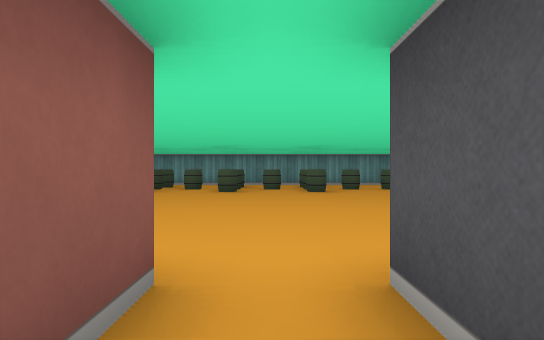
[1] (above)

16 first-person views from a walk through a cub3D maze. The camera is about half as high as the walls, looks level and sees 75° across. The floor is counted in squares. Each view is taken from the middle of a square. On the plan, view 1 faces up. The plan holds only what a view shows up to about 9 squares ahead; the rest is blank.

[2]
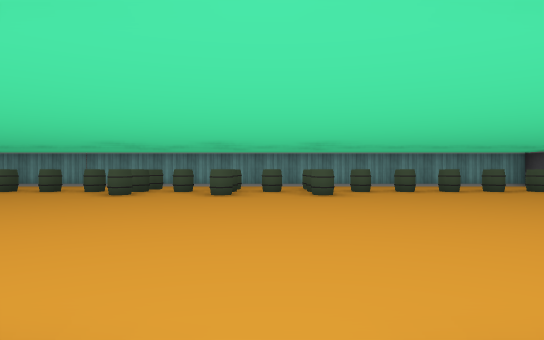

[3]
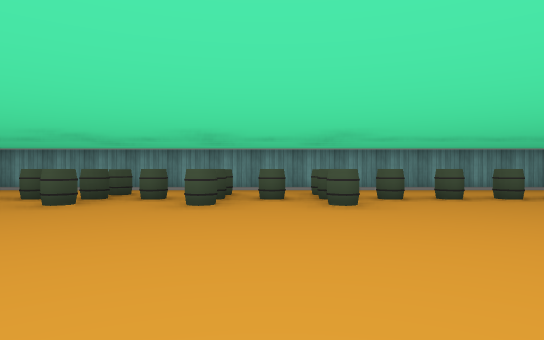

[4]
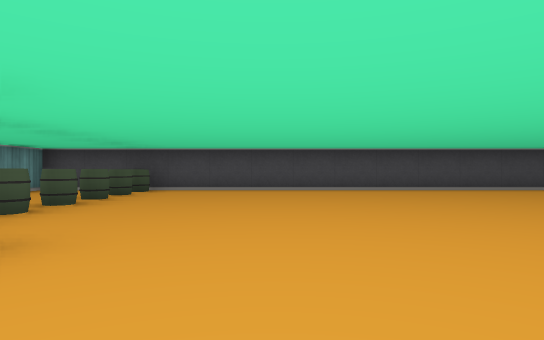

[5]
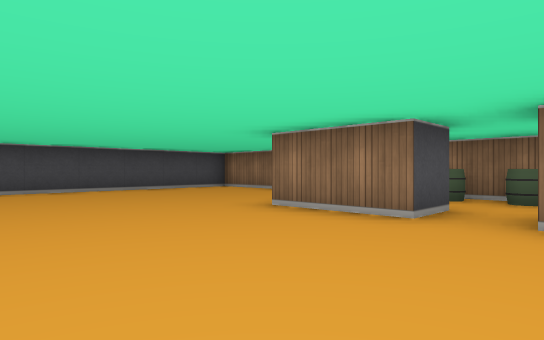

[6]
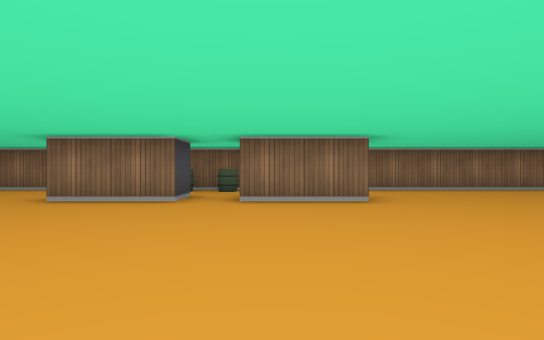

[7]
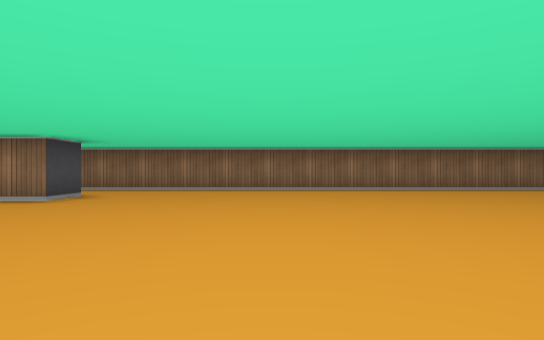

[8]
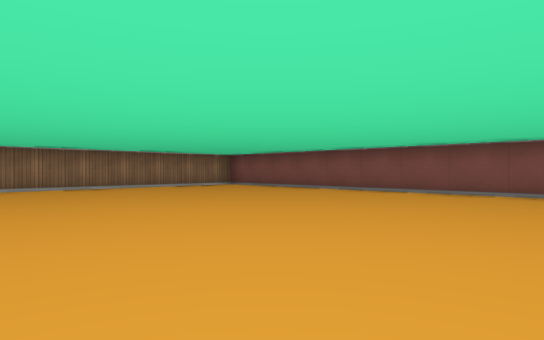

[9]
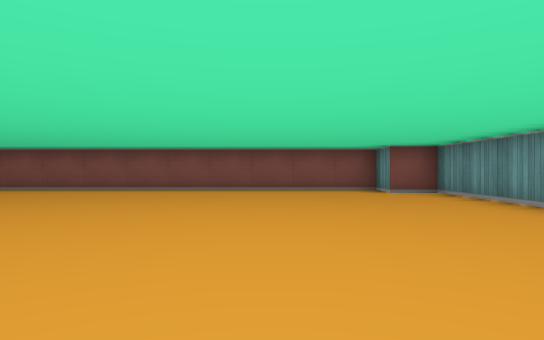

[10]
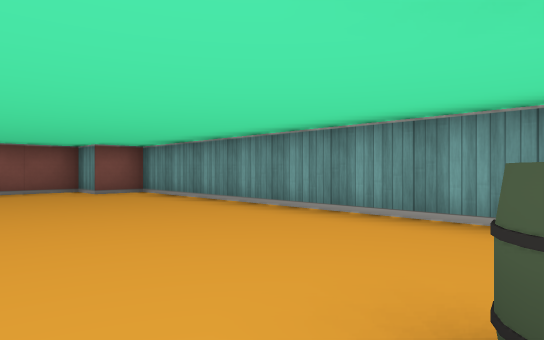

[11]
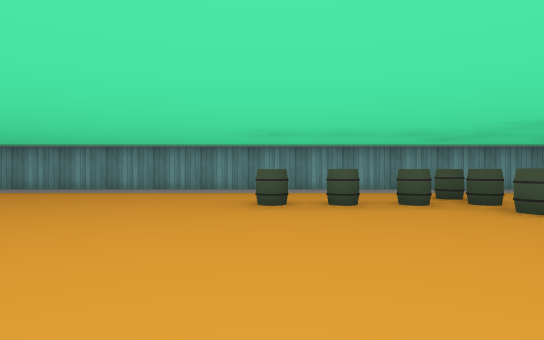

[12]
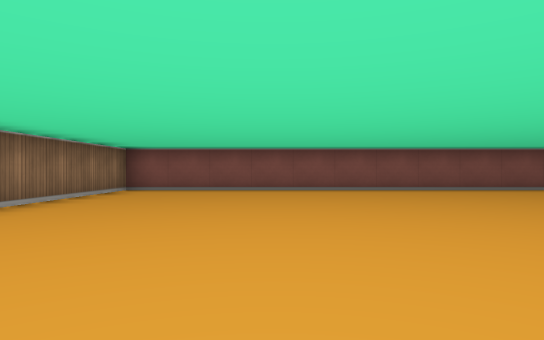

[13]
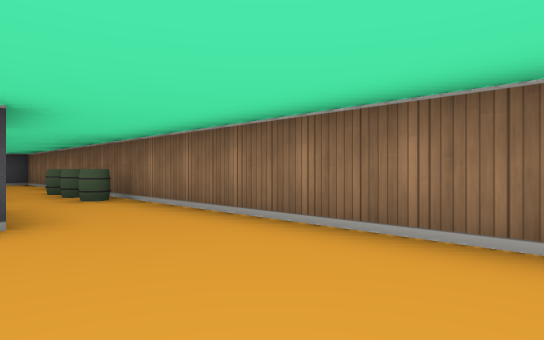

[14]
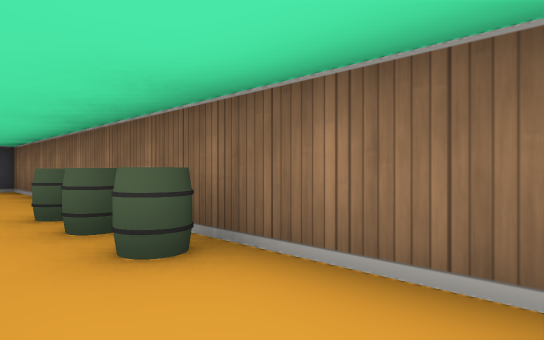

[15]
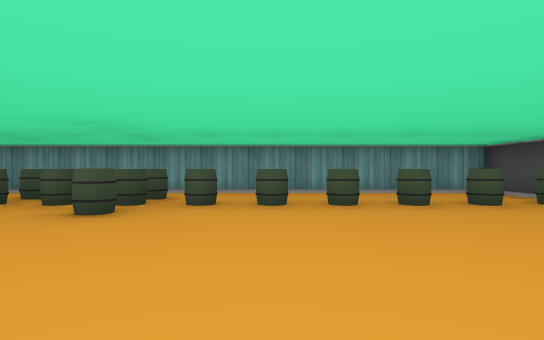

[16]
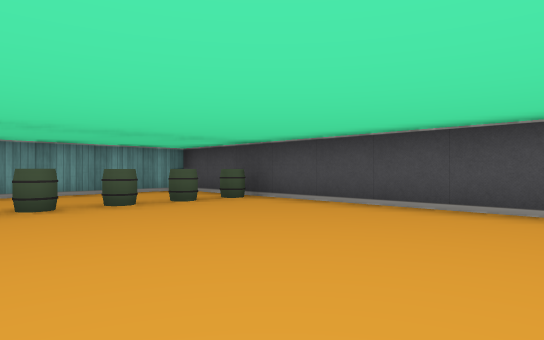

### Floor plan
Points are (right, up) in squares from view 1. A wall is a line through its corners. A room is listed if a view was taken in it or the views show most of it. See-through windows are left out.
Room 1 (views 1, 2, 14)
walls: (0.5, 0.4) (0.5, 1.5); (-0.5, 1.5) (-0.5, 0.6); (-2.5, -1.5) (2.5, -1.5)
ways out: opening at (-1.5, -0.5) to room 2; opening at (0, 1) to room 2; opening at (1.5, -0.5) to room 2
objects: barrel (0, -1); barrel (1, -1); barrel (2, -1)
Room 2 (views 3, 4, 5, 6, 7, 8, 9, 10, 11, 12, 13, 15, 16)
walls: (-2.5, 0.5) (-2.5, 1.5) (-0.5, 1.5); (0.5, 1.5) (2.5, 1.5); (2.5, -1.5) (7.5, -1.5) (7.5, 11.5) (-13.5, 11.5) (-13.5, 10.5) (-14.5, 10.5) (-14.5, -1.5) (-2.5, -1.5)
ways out: opening at (-1.5, -0.5) to room 1; opening at (0, 1) to room 1; opening at (1.5, -0.5) to room 1
objects: barrel (-6, 9); barrel (-5, 9); barrel (-4, 9); barrel (-3, 8); barrel (-3, 9); barrel (-3, 10); barrel (-2, 9); barrel (-1, 8); barrel (-1, 9); barrel (-1, 10); barrel (0, 9); barrel (1, 8); barrel (1, 9); barrel (1, 10); barrel (2, 9); barrel (3, 9); barrel (4, 9); barrel (5, 9); barrel (6, 9); barrel (7, 9)

Positions as (right, up) in squares from view 1, and headings:
1: (0, 0), facing up
2: (0, 1), facing up
3: (0, 3), facing up
4: (-1, 6), facing right
5: (-1, 5), facing down-right
6: (-1, 7), facing down
7: (-6, 7), facing down
8: (-7, 8), facing down-left
9: (-6, 8), facing left
10: (-6, 8), facing up-left
11: (-6, 4), facing up
12: (-6, 2), facing left
13: (-6, 1), facing down-right
14: (-2, 0), facing down-right
15: (3, 4), facing up
16: (3, 4), facing up-right
